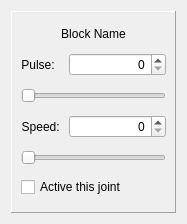
<?xml version="1.0" encoding="UTF-8"?>
<ui version="4.0">
 <class>SSCMoveBlocksDesign</class>
 <widget class="QWidget" name="SSCMoveBlocksDesign">
  <property name="geometry">
   <rect>
    <x>0</x>
    <y>0</y>
    <width>187</width>
    <height>224</height>
   </rect>
  </property>
  <property name="windowTitle">
   <string>Form</string>
  </property>
  <layout class="QVBoxLayout" name="verticalLayout">
   <item>
    <widget class="QFrame" name="frame">
     <property name="frameShape">
      <enum>QFrame::Panel</enum>
     </property>
     <property name="frameShadow">
      <enum>QFrame::Raised</enum>
     </property>
     <layout class="QGridLayout" name="gridLayout">
      <item row="3" column="1">
       <widget class="QSpinBox" name="speedSpin">
        <property name="alignment">
         <set>Qt::AlignRight|Qt::AlignTrailing|Qt::AlignVCenter</set>
        </property>
        <property name="maximum">
         <number>65535</number>
        </property>
       </widget>
      </item>
      <item row="2" column="0" colspan="2">
       <widget class="QSlider" name="pulseSlider">
        <property name="pageStep">
         <number>100</number>
        </property>
        <property name="orientation">
         <enum>Qt::Horizontal</enum>
        </property>
       </widget>
      </item>
      <item row="1" column="0">
       <widget class="QLabel" name="pulseLabel">
        <property name="sizePolicy">
         <sizepolicy hsizetype="Fixed" vsizetype="Preferred">
          <horstretch>0</horstretch>
          <verstretch>0</verstretch>
         </sizepolicy>
        </property>
        <property name="text">
         <string>Pulse: </string>
        </property>
        <property name="alignment">
         <set>Qt::AlignRight|Qt::AlignTrailing|Qt::AlignVCenter</set>
        </property>
       </widget>
      </item>
      <item row="3" column="0">
       <widget class="QLabel" name="speedLabel">
        <property name="sizePolicy">
         <sizepolicy hsizetype="Fixed" vsizetype="Preferred">
          <horstretch>0</horstretch>
          <verstretch>0</verstretch>
         </sizepolicy>
        </property>
        <property name="text">
         <string>Speed: </string>
        </property>
        <property name="alignment">
         <set>Qt::AlignRight|Qt::AlignTrailing|Qt::AlignVCenter</set>
        </property>
       </widget>
      </item>
      <item row="1" column="1">
       <widget class="QSpinBox" name="pulseSpin">
        <property name="sizePolicy">
         <sizepolicy hsizetype="MinimumExpanding" vsizetype="Fixed">
          <horstretch>0</horstretch>
          <verstretch>0</verstretch>
         </sizepolicy>
        </property>
        <property name="alignment">
         <set>Qt::AlignRight|Qt::AlignTrailing|Qt::AlignVCenter</set>
        </property>
       </widget>
      </item>
      <item row="0" column="0" colspan="2">
       <widget class="QLabel" name="blockLabel">
        <property name="sizePolicy">
         <sizepolicy hsizetype="MinimumExpanding" vsizetype="Fixed">
          <horstretch>0</horstretch>
          <verstretch>0</verstretch>
         </sizepolicy>
        </property>
        <property name="text">
         <string>Block Name</string>
        </property>
        <property name="alignment">
         <set>Qt::AlignCenter</set>
        </property>
       </widget>
      </item>
      <item row="4" column="0" colspan="2">
       <widget class="QSlider" name="speedSlider">
        <property name="maximum">
         <number>65535</number>
        </property>
        <property name="pageStep">
         <number>100</number>
        </property>
        <property name="orientation">
         <enum>Qt::Horizontal</enum>
        </property>
       </widget>
      </item>
      <item row="5" column="0" colspan="2">
       <widget class="QCheckBox" name="activeBox">
        <property name="sizePolicy">
         <sizepolicy hsizetype="MinimumExpanding" vsizetype="Fixed">
          <horstretch>0</horstretch>
          <verstretch>0</verstretch>
         </sizepolicy>
        </property>
        <property name="text">
         <string>Active this joint</string>
        </property>
        <property name="tristate">
         <bool>false</bool>
        </property>
       </widget>
      </item>
     </layout>
    </widget>
   </item>
  </layout>
 </widget>
 <resources/>
 <connections>
  <connection>
   <sender>pulseSpin</sender>
   <signal>valueChanged(int)</signal>
   <receiver>pulseSlider</receiver>
   <slot>setValue(int)</slot>
   <hints>
    <hint type="sourcelabel">
     <x>153</x>
     <y>55</y>
    </hint>
    <hint type="destinationlabel">
     <x>125</x>
     <y>89</y>
    </hint>
   </hints>
  </connection>
  <connection>
   <sender>pulseSlider</sender>
   <signal>valueChanged(int)</signal>
   <receiver>pulseSpin</receiver>
   <slot>setValue(int)</slot>
   <hints>
    <hint type="sourcelabel">
     <x>125</x>
     <y>89</y>
    </hint>
    <hint type="destinationlabel">
     <x>153</x>
     <y>55</y>
    </hint>
   </hints>
  </connection>
  <connection>
   <sender>speedSpin</sender>
   <signal>valueChanged(int)</signal>
   <receiver>speedSlider</receiver>
   <slot>setValue(int)</slot>
   <hints>
    <hint type="sourcelabel">
     <x>153</x>
     <y>123</y>
    </hint>
    <hint type="destinationlabel">
     <x>125</x>
     <y>157</y>
    </hint>
   </hints>
  </connection>
  <connection>
   <sender>speedSlider</sender>
   <signal>valueChanged(int)</signal>
   <receiver>speedSpin</receiver>
   <slot>setValue(int)</slot>
   <hints>
    <hint type="sourcelabel">
     <x>125</x>
     <y>157</y>
    </hint>
    <hint type="destinationlabel">
     <x>153</x>
     <y>123</y>
    </hint>
   </hints>
  </connection>
 </connections>
</ui>
